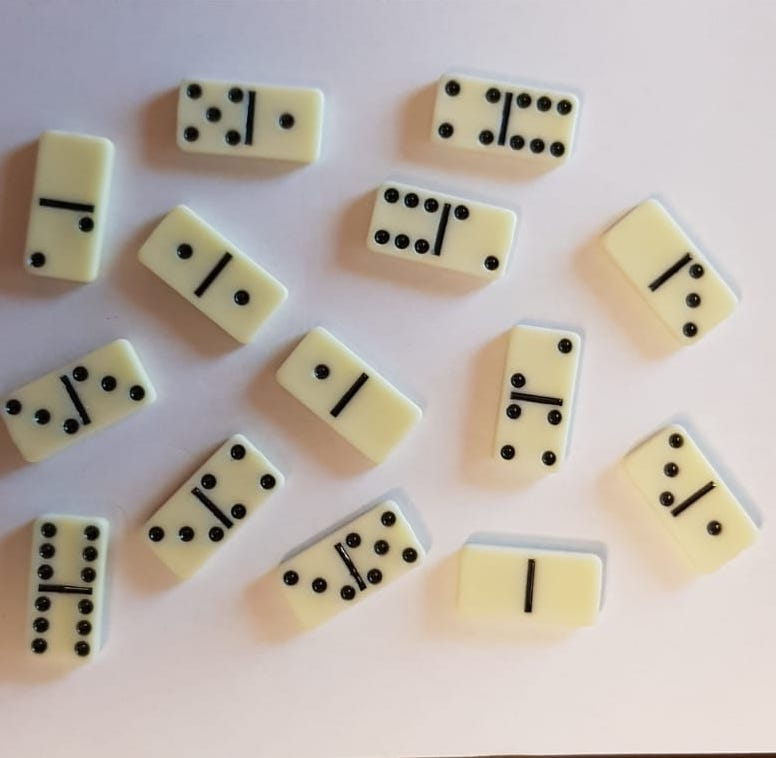
#> input picture images/1.jpeg, 776 x 758 px, given in place of the camera
$ python preprocessing_new_tests.py   (older library calls are emulated)
#> lines starting #> are read from the running program, lines starting #| are printed output that depends on the picture; after the words box and inside, x2 and y2 are one past the last pixel; in counts of white or black regions, pixels touching at a corner belong together
import cv2
import numpy as np

cap = cv2.VideoCapture(2)       # id of the webcam
kernel = np.ones((5,5), np.uint8)
kernel_3 = np.ones((3,3), np.uint8)


def boundingBoxStone(x, y, w, h):
    # find orientation of stone
    # w > h equals upright
    x_new = 0
    y_new = 0
    h_new = 0
    w_new = 0
    x_2 = 0             # predefined to catch errors
    y_2 = 0
    h_half = 0
    w_half = 0
    if w > h:
        id = 1
        # for h the percentage of the stone = 4,8
        # for w the percentage of the stone = 72,5
        h_new = (h/7) * 100
        w_new = (w/75) * 100
        y_new = y - ((h_new-h)/2)
        x_new = x - ((w_new-w)/2)

        cv2.rectangle(imgContour, (int(x_new),int(y_new)), (int(x_new+w_new),int(y_new+h_new)), (0,255,0), 3)

        # now 2 seperate boxes for the seperate sides:
        # x_new still correct, y now has to be split for 2 boxes
        # y1 stays y_new and y2 has to be recalculated
        y_2 = y + (h/2)
        h_half = h_new/2

        cv2.rectangle(imgContour, (int(x_new),int(y_new)), (int(x_new+w_new),int(y_new+h_half)), (0,0,255), 2)
        cv2.rectangle(imgContour, (int(x_new),int(y_2)), (int(x_new+w_new),int(y_2+h_half)), (0,0,255), 2)

    # h > w equals sideways
    else:
        id = 2
        h_new = (h/75) * 100
        w_new = (w/7) * 100
        y_new = y - ((h_new-h)/2)
        x_new = x - ((w_new-w)/2)

        cv2.rectangle(imgContour, (int(x_new),int(y_new)), (int(x_new+w_new),int(y_new+h_new)), (0,255,0), 3)

        # seperate boxes
        x_2 = x + (w/2)
        w_half = w_new/2

        cv2.rectangle(imgContour, (int(x_new),int(y_new)), (int(x_new+w_half),int(y_new+h_new)), (0,0,255), 2)
        cv2.rectangle(imgContour, (int(x_2),int(y_new)), (int(x_2+w_half),int(y_new+h_new)), (0,0,255), 2)

    return int(x_new), int(y_new), int(w_new), int(h_new), int(y_2), int(x_2), int(h_half), int(w_half), id


def insideRect(point, box):
    # return True if given point is inside given rect
    # point has to be (x,y)
    # box has to be (x,y,w,h)
    if (point[0] > box[0] and point[1] > box[1]) and (point[0] < box[0]+box[2] and point[1] < box[1]+box[3]):
        return True
    else:
        return False


def getContours(in_img, out_img):
##    circle_vals = []
##    circle_coords = []
##    circle_corners = []
    circle_centers = []
    stone_boxes = []

    _, contours, hierarchy = cv2.findContours(in_img, cv2.RETR_EXTERNAL, cv2.CHAIN_APPROX_NONE)

    for cnt in contours:
        area = cv2.contourArea(cnt)
        if area > 700:                                              # get rid of small errors --> could get rid of points if too small
            cv2.drawContours(out_img, cnt, -1, (255,0,255), 3)
            peri = cv2.arcLength(cnt, True)
            approx = cv2.approxPolyDP(cnt, 0.02*peri, True)         # number of conerpoints

            objCorner = len(approx)
            x, y, w, h = cv2.boundingRect(approx)

            if objCorner == 4 or objCorner == 5:                                      # usually 4, here 5 for small errors
                objectType = 'Rect'
                stone_boxes.append(boundingBoxStone(x, y, w, h))
            elif objCorner > 5:
                objectType = 'Circle'
                # find center of circle
                new_center = [int(x+(w/2)), int(y+(h/2))]
                circle_centers.append(new_center)
                cv2.putText(imgContour, "x", (new_center[0],new_center[1]), cv2.FONT_HERSHEY_COMPLEX, 0.5, (0,0,255))

##                # ---- for future versions -----------
##                # build mean of all circles
##                circle_vals.append(area)
##                circle_coords.append(approx)
##                circle_corners.append(objCorner)
##                # ------------------------------------

            else:   objectType = 'None'

            cv2.rectangle(imgContour, (x,y), (x+w,y+h), (255,0,0), 2)
            cv2.putText(imgContour, objectType, (x,y-10), cv2.FONT_HERSHEY_COMPLEX, 0.5, (255,0,0))

    # ********** check if circle in box ***************************
    circle_count = 0
    for i in range(len(stone_boxes)):
        for j in range(len(circle_centers)):
            if (insideRect(circle_centers[j], stone_boxes[i])):
                circle_count += 1
        cv2.putText(imgContour, str(circle_count), (stone_boxes[i][0], stone_boxes[i][1]-35), cv2.FONT_HERSHEY_COMPLEX, 1, (255,0,255))
        circle_count = 0

    # ********** check the split boxes ****************************
    # check id to determine orientation
    # !!! inefficient since we go over every circle again, potential to speed up the process !!!
    circle_count_side_1 = 0
    circle_count_side_2 = 0
    id_x = 0
    id_y = 1
    for i in range(len(stone_boxes)):
        for j in range(len(circle_centers)):
            if stone_boxes[i][8] == 1:
                if (insideRect(circle_centers[j], [stone_boxes[i][0], stone_boxes[i][1], stone_boxes[i][2], stone_boxes[i][6]])):
                    circle_count_side_1 += 1
                elif (insideRect(circle_centers[j], [stone_boxes[i][0], stone_boxes[i][4], stone_boxes[i][2], stone_boxes[i][6]])):
                    circle_count_side_2 += 1
                id_x = 0
                id_y = 4

            elif stone_boxes[i][8] == 2:
                if (insideRect(circle_centers[j], [stone_boxes[i][0], stone_boxes[i][1], stone_boxes[i][7], stone_boxes[i][3]])):
                    circle_count_side_1 += 1
                elif (insideRect(circle_centers[j], [stone_boxes[i][5], stone_boxes[i][1], stone_boxes[i][7], stone_boxes[i][3]])):
                    circle_count_side_2 += 1
                id_x = 5
                id_y = 1

        cv2.putText(imgContour, str(circle_count_side_1), (stone_boxes[i][0], stone_boxes[i][1]-10), cv2.FONT_HERSHEY_COMPLEX, 1, (255,0,255))
        cv2.putText(imgContour, str(circle_count_side_2), (stone_boxes[i][id_x], stone_boxes[i][id_y]-10), cv2.FONT_HERSHEY_COMPLEX, 1, (255,0,255))
        circle_count_side_1 = 0
        circle_count_side_2 = 0

##    # *********** find appending stones ************
##    findAppending(stone_boxes)
##
##
##    stone_boxes.clear()
##    circle_centers.clear()


while True:
    ret, frame = cap.read()
#> frame is the input picture: shape (758, 776, 3); mean B, G, R 170.3, 178.8, 187.7

    image = np.zeros(frame.shape, np.uint8)

    frameGray = cv2.cvtColor(frame, cv2.COLOR_BGR2GRAY, 2)
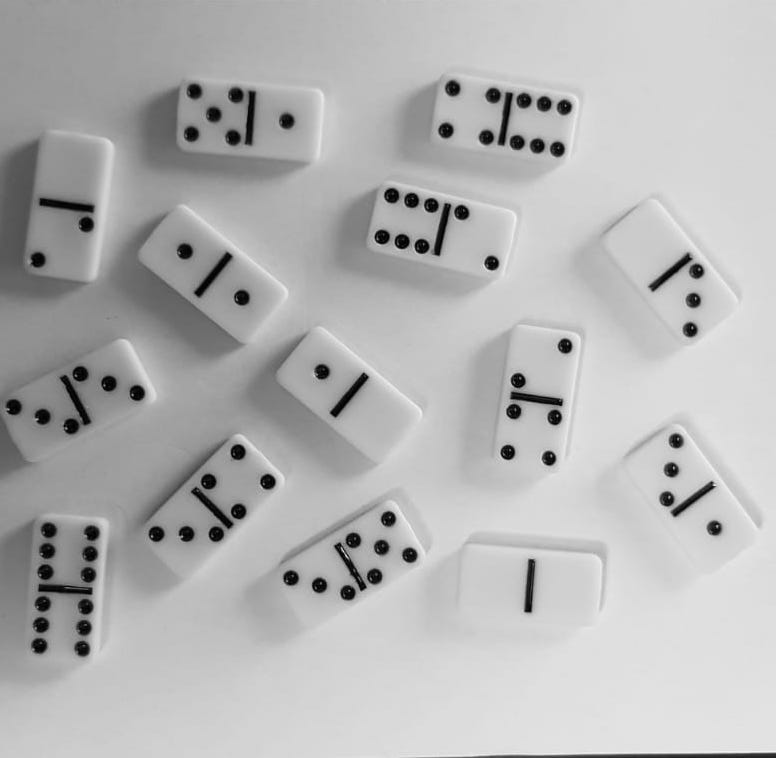
#> frameGray: shape (758, 776); min 0, max 244, mean 180.5

    frameBlur = cv2.GaussianBlur(frameGray, (7,7), 3)
    frameCanny = cv2.Canny(frameBlur, 50, 160)
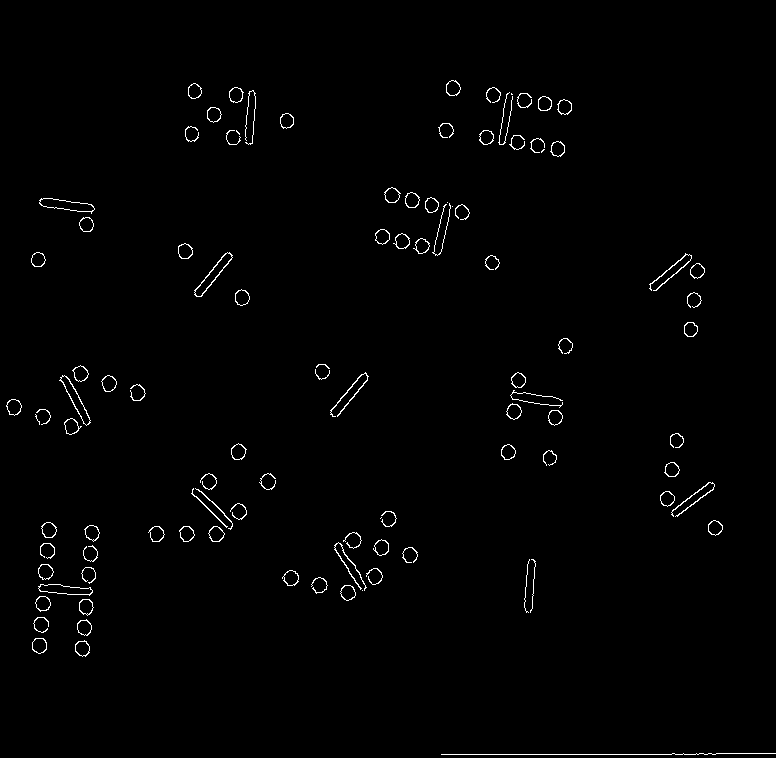
#> frameCanny: shape (758, 776); 1.1% white in thin lines or dots, all inside (x1, y1, x2, y2) = (6, 80, 776, 755)
    frameDilation = cv2.dilate(frameCanny, kernel, iterations=1)
#> frameDilation: shape (758, 776); 5.7% white; 57 white regions, largest, box (x1, y1, x2, y2) and area: (33, 562, 98, 659) 2367, (373, 195, 472, 258) 2102, (477, 85, 534, 152) 1756

    # ned schlecht aber kacke bei ungleicher Beleuchtung
    (thresh, blackAndWhiteImage) = cv2.threshold(frameGray, 27, 255, cv2.THRESH_BINARY)
#> blackAndWhiteImage: shape (758, 776); 98.2% white; 110 black regions (21 under 20 px), largest, box (x1, y1, x2, y2) and area: (40, 199, 93, 212) 306, (331, 374, 368, 417) 293, (61, 376, 90, 424) 292
    BaWDilation = cv2.dilate(blackAndWhiteImage, kernel, iterations=1)
#> BaWDilation: shape (758, 776); 99.8% white; 77 black regions (56 under 20 px), largest, box (x1, y1, x2, y2) and area: (43, 201, 90, 209) 62, (10, 403, 18, 412) 47, (35, 256, 42, 264) 43
    BaWErosion = cv2.erode(blackAndWhiteImage, kernel, iterations=1)
#> BaWErosion: shape (758, 776); 95.8% white; 84 black regions, largest, box (x1, y1, x2, y2) and area: (190, 473, 247, 543) 1438, (59, 365, 92, 426) 901, (333, 541, 383, 592) 804

    BaWCanny = cv2.Canny(BaWErosion, 50, 160)
#> BaWCanny: shape (758, 776); 1% white in thin lines or dots, all inside (x1, y1, x2, y2) = (4, 79, 722, 656)

    th1 = cv2.adaptiveThreshold(frameGray,255,cv2.ADAPTIVE_THRESH_MEAN_C, cv2.THRESH_BINARY,11,4)
#> th1: shape (758, 776); 93.4% white; 720 black regions (578 under 20 px), largest, box (x1, y1, x2, y2) and area: (490, 319, 586, 460) 1319, (14, 137, 108, 294) 1189, (400, 753, 776, 758) 1167
    th2 = cv2.adaptiveThreshold(frameGray,255,cv2.ADAPTIVE_THRESH_GAUSSIAN_C,cv2.THRESH_BINARY,11,4)
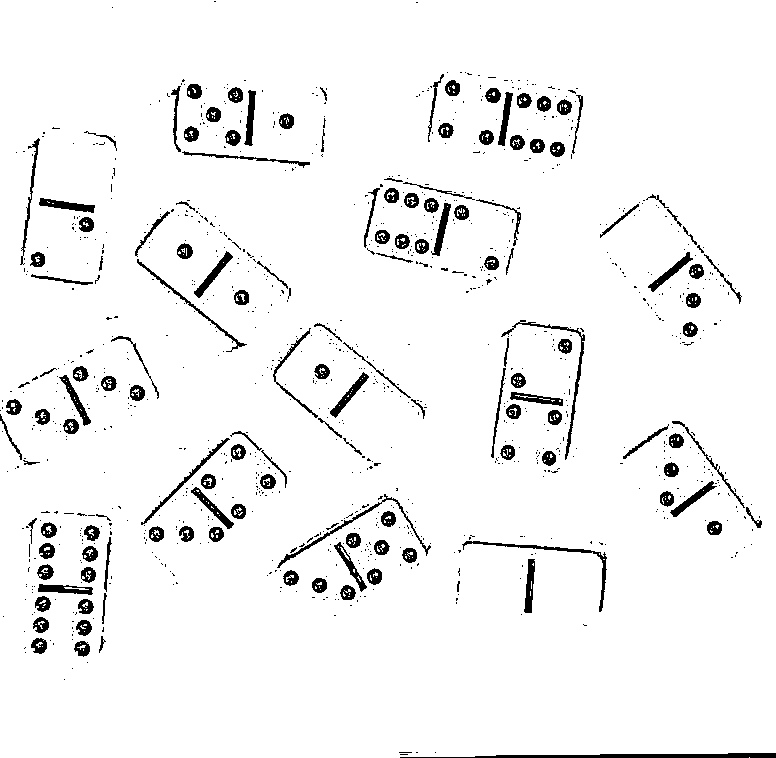
#> th2: shape (758, 776); 95.2% white; 1055 black regions (910 under 20 px), largest, box (x1, y1, x2, y2) and area: (400, 753, 776, 758) 1180, (501, 320, 585, 460) 610, (462, 541, 607, 612) 610

    blur = cv2.GaussianBlur(th1,(5,5),2)
    ret3,th3 = cv2.threshold(blur,0,255,cv2.THRESH_BINARY+cv2.THRESH_OTSU)
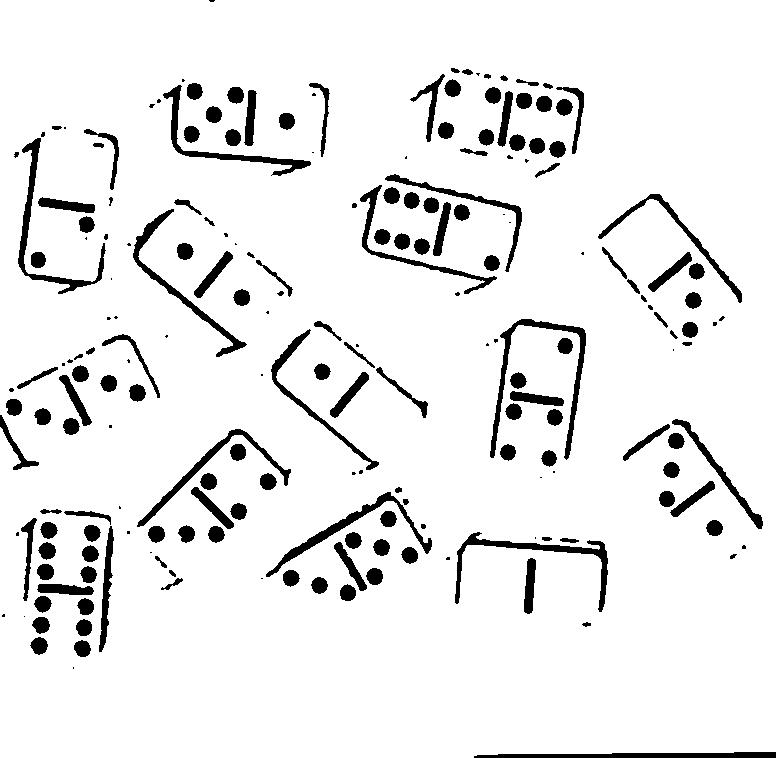
#> th3: shape (758, 776); 92.1% white; 207 black regions (53 under 20 px), largest, box (x1, y1, x2, y2) and area: (490, 319, 586, 460) 1784, (455, 532, 608, 612) 1587, (18, 138, 106, 294) 1507
#> ret3 = 164
    th3Canny = cv2.Canny(th3, 50, 160)
#> th3Canny: shape (758, 776); 2.7% white in thin lines or dots
    th3Dilation = cv2.dilate(th3Canny, kernel, iterations=1)
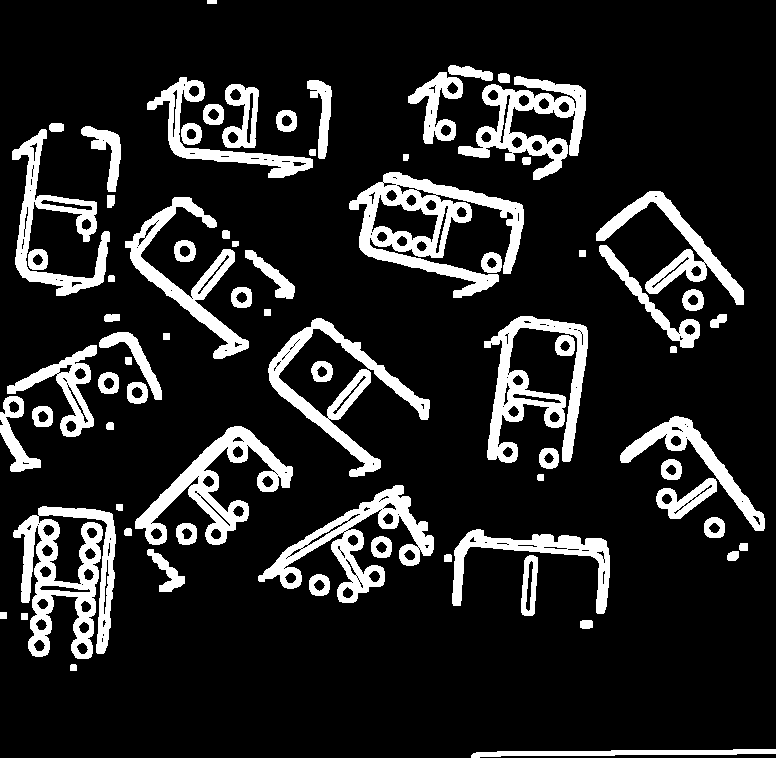
#> th3Dilation: shape (758, 776); 14.8% white; 74 white regions

    # harter trash
#    th3Erosion = cv2.erode(th3, kernel_3, iterations=3)
#    th3E_Dilation = cv2.dilate(th3Erosion, kernel_3, iterations=2)

    cv2.imshow('frame', frame)
    cv2.imshow('gray', frameGray)
#    cv2.imshow('blur', frameBlur)
#    cv2.imshow('canny', frameCanny)
#    cv2.imshow('dilation', frameDilation)
    cv2.imshow('B&W', blackAndWhiteImage)
    cv2.imshow('Adap Mean', th1)
    cv2.imshow('Adap Gauss', th2)
    cv2.imshow('Gauss + Otsu', th3)
    cv2.imshow('G+O Canny', th3Canny)
    cv2.imshow('G+O Dilation', th3Dilation)
# [5 lines of commented-out code are left out]


    imgContour = frame.copy()
    getContours(th3Dilation, imgContour)
#> in getContours, `_, contours, hierarchy = cv2.findContours(in_img, cv2.RETR_EXTERNAL, c..`: contours = 74 contours; largest, box (x1, y1, x2, y2) and area: (349, 172, 524, 298) 9423, (13, 506, 116, 659) 8154, (258, 485, 434, 603) 6001, (484, 316, 588, 463) 5684, (135, 426, 293, 545) 5605
#> the loop in getContours, `for cnt in contours:` made 74 passes
#> (area, peri, objCorner, x, y, w, h, objectType) on pass 50: (1522, 357, 5, 600, 245, 99, 103, 'Rect')
#> after the loop in getContours, `for cnt in contours:`:
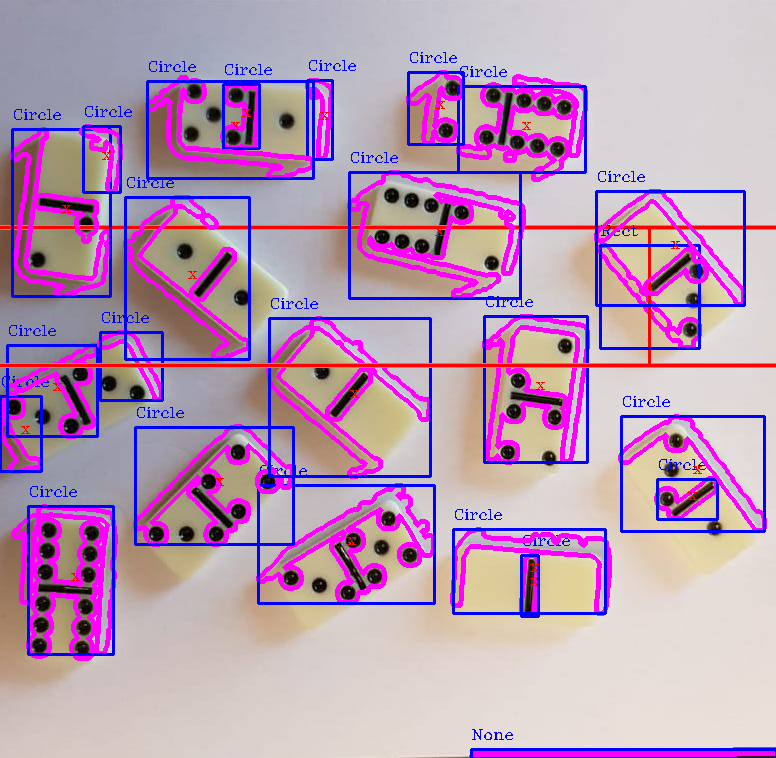
#> imgContour: shape (758, 776, 3); 16.07% of pixels changed, all inside (x1, y1, x2, y2) = (0, 52, 776, 758)
#> after the loop in getContours, `for cnt in contours:`: circle_centers = [[529, 585], [529, 571], [70, 580], [346, 544], [687, 499], [214, 485], [692, 473], [20, 433], [52, 390], [131, 366], [349, 397], [535, 389], [187, 278], [670, 248], [434, 235], [61, 212], [101, 159], [241, 116], [319, 119], [230, 129], [521, 129], [435, 108]]; stone_boxes = [(-57, 227, 1414, 137, 0, 649, 0, 707, 2)]
#> the loop in getContours, `for i in range(len(stone_boxes)):` made 1 pass
#> circle_count on pass 1: 0
#> the loop in getContours, `for i in range(len(stone_boxes)):` made 1 pass
#> (circle_count_side_1, circle_count_side_2) on pass 1: (0, 0)


    cv2.imshow('Contour', imgContour)


    if cv2.waitKey(1) == ord('q'):
#> (key q is pressed here)
        break

cap.release()
cv2.destroyAllWindows()

$ run again, on images/2.jpeg
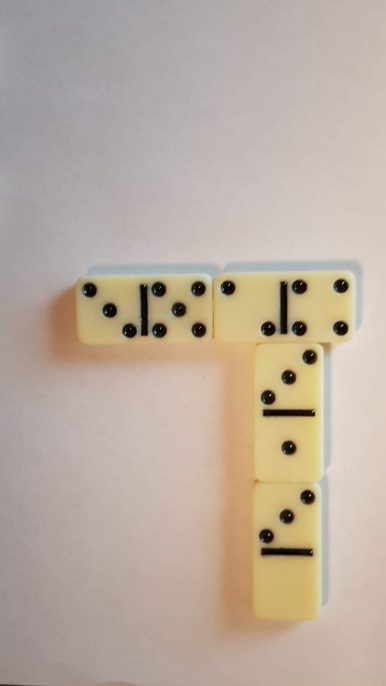
#> input picture images/2.jpeg, 771 x 1372 px, given in place of the camera (shown at 1/2 size)
#> frame is the input picture: shape (1372, 771, 3); mean B, G, R 159.5, 172.5, 186.7
#> `frameCanny = cv2.Canny(frameBlur, 50, 160)`:
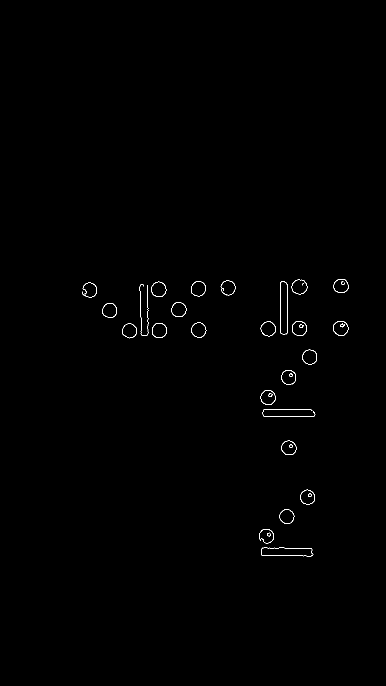
#> frameCanny: shape (1372, 771) (shown at 1/2 size); 0.32% white in thin lines or dots, all inside (x1, y1, x2, y2) = (164, 558, 697, 1113)
#> frameDilation: shape (1372, 771); 1.7% white; 25 white regions, largest, box (x1, y1, x2, y2) and area: (277, 566, 299, 674) 1256, (520, 1093, 629, 1115) 1244, (558, 560, 578, 671) 1233
#> blackAndWhiteImage: shape (1372, 771); 98.9% white; 40 black regions (15 under 20 px), largest, box (x1, y1, x2, y2) and area: (281, 570, 295, 670) 1102, (562, 565, 574, 667) 1054, (524, 1098, 624, 1110) 998
#> BaWDilation: shape (1372, 771); 99.5% white; 31 black regions (5 under 20 px), largest, box (x1, y1, x2, y2) and area: (284, 573, 293, 668) 626, (564, 568, 572, 664) 575, (527, 1100, 619, 1108) 551
#> BaWErosion: shape (1372, 771); 98.2% white; 26 black regions, largest, box (x1, y1, x2, y2) and area: (279, 568, 297, 672) 1607, (560, 563, 576, 669) 1581, (522, 1096, 626, 1112) 1500
#> BaWCanny: shape (1372, 771); 0.28% white in thin lines or dots, all inside (x1, y1, x2, y2) = (0, 557, 697, 1372)
#> th1: shape (1372, 771); 97.6% white; 337 black regions (262 under 20 px), largest, box (x1, y1, x2, y2) and area: (617, 683, 662, 982) 1440, (522, 1095, 626, 1113) 1332, (526, 817, 631, 834) 1307
#> th2: shape (1372, 771); 98.5% white; 340 black regions (298 under 20 px), largest, box (x1, y1, x2, y2) and area: (526, 817, 631, 834) 957, (559, 560, 576, 670) 941, (522, 1096, 626, 1113) 929
#> th3: shape (1372, 771); 97% white; 115 black regions (34 under 20 px), largest, box (x1, y1, x2, y2) and area: (508, 682, 662, 982) 2592, (559, 562, 576, 670) 1619, (521, 1095, 627, 1114) 1598
#> ret3 = 165
#> th3Canny: shape (1372, 771); 0.8% white in thin lines or dots, all inside (x1, y1, x2, y2) = (0, 176, 724, 1372)
#> th3Dilation: shape (1372, 771); 4.3% white; 91 white regions
#> contours = 73 contours; largest, box (x1, y1, x2, y2) and area: (505, 679, 664, 1216) 10352, (515, 532, 726, 665) 3380, (557, 559, 578, 672) 2147, (519, 1092, 629, 1116) 2137, (522, 815, 633, 836) 2108
#> the loop in getContours, `for cnt in contours:` made 73 passes
#> (area, peri, approx, objCorner, x, y, w, h) on passes 10, 26, 36, 47: (2137, 259.5, [[519, 1096], [520, 1113], [628, 1113], [626, 1094]], 4, 519, 1094, 110, 20), (2108.5, 258, [[522, 820], [524, 835], [632, 832], [628, 815]], 4, 522, 815, 111, 21), (10352.5, 1585.7, [[517, 681], [643, 696], [648, 1215], [663, 683]], 4, 517, 681, 147, 535), (2040.5, 257.7, [[279, 565], [278, 670], [297, 673], [297, 567]], 4, 278, 565, 20, 109)
#> after the loop in getContours, `for cnt in contours:`: circle_centers = [[532, 1072], [573, 1032], [615, 994], [577, 895], [536, 794], [577, 754], [619, 714], [318, 661], [258, 661], [397, 660], [598, 657], [536, 657], [681, 656], [219, 620], [357, 619], [179, 580], [317, 578], [396, 577], [455, 575], [598, 573], [681, 571]]; stone_boxes = 9 items
#> the loop in getContours, `for i in range(len(stone_boxes)):` made 9 passes
#> after the loop in getContours, `for i in range(len(stone_boxes)):`:
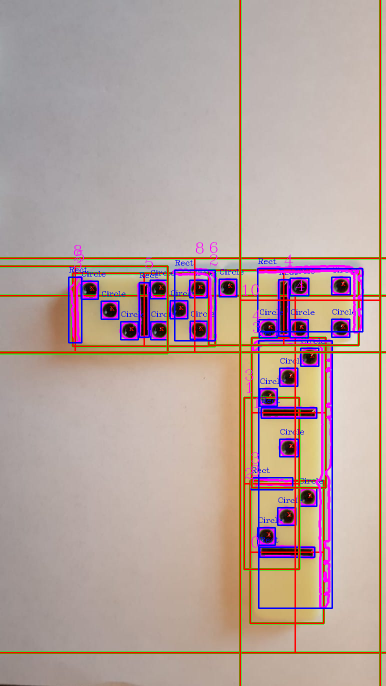
#> imgContour: shape (1372, 771, 3) (shown at 1/2 size); mean B, G, R 157, 161.3, 182.9
